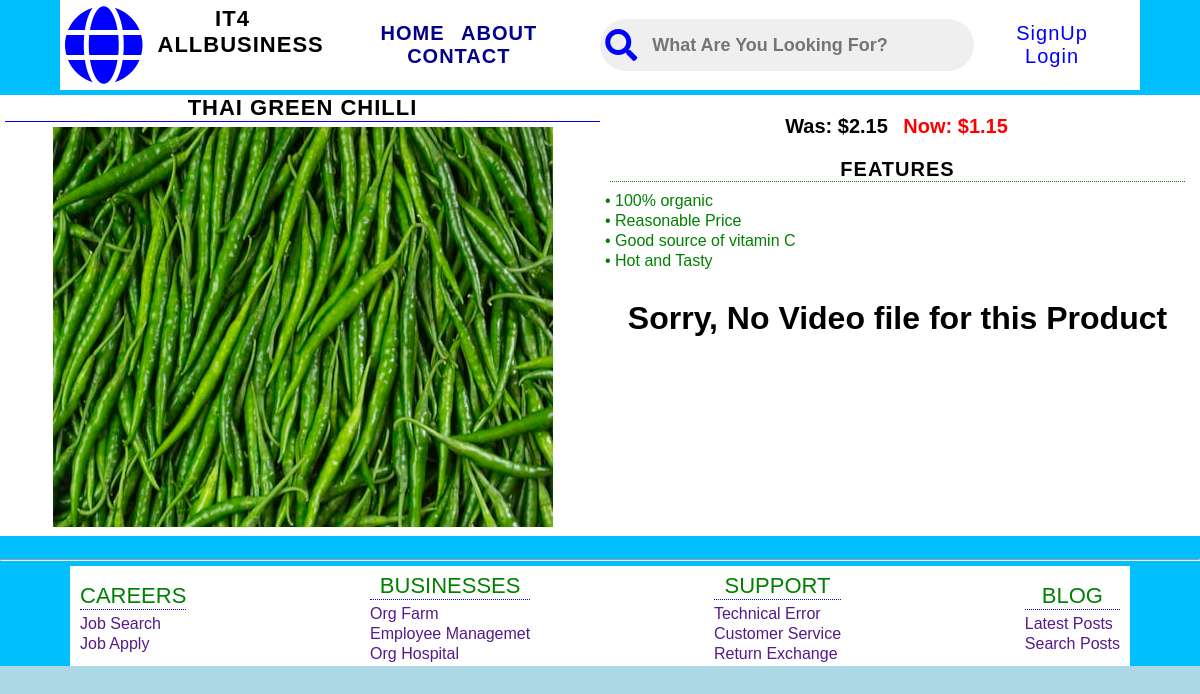
Screenshot of /product-detail/1/ with the database file from the repository.
### business/models.py (models this page shows, shortened)
class Product(models.Model):
	category=models.ForeignKey(Category,on_delete=models.CASCADE,related_name='products', blank=True, null=True)
	company=models.ForeignKey(Mycompany,on_delete=models.CASCADE, related_name='prods', blank=True, null=True)
	name=models.CharField(max_length=200)
	overview=models.TextField()
	pic= models.ImageField(upload_to='productPic', null=True, blank=True)
	description=RichTextField(blank=True, null=True)
	vfile= models.FileField(upload_to='productVideo', null=True, blank=True)
	reg_price=models.FloatField()
	sale_price=models.FloatField(null=True, blank=True)
	stock=models.PositiveIntegerField(default=0,null=True, blank=True)
	mft_date=models.DateField(null=True, blank=True)
	exp_date=models.DateField(null=True, blank=True)

### business/views.py (the view)
# urls.py: path('product-detail/<int:pk>/', views.product_detail, name='product-detail'),
def product_detail(request,pk):
	product=Product.objects.get(id=pk)
	context={
	'product':product
	}
	return render(request,'business/product_detail.html',context)

### business/templates/business/product_detail.html (shortened to what this page needs)
{% extends 'business/general_base.html' %}
{% block content %}
<div class="container">
		<div class="all_detail">
			<div class="title_img">
				<h1 class="title"> {{product.name}}</h1>
				<img src="{{ product.pic.url}}">
			</div>
			<div class="price_description">
				<div class="price">
					{% if product.sale_price %}
						<h1> Was: ${{product.reg_price}} <span> Now: ${{ product.sale_price}}</span></h1>
					{% else%}
						<h1>${{product.reg_price}}</h1>
					{% endif %}
				</div>
				<div class="description">
					<h1 class="subtitle"> Features </h1>
					<div class="desc">
						<p >{{product.description|safe}}</p>
					</div>
				</div>
				<div class="video">
					{% if product.vfile %}
					<video name='demo' controls autoplay width='400px' height='250px'>
						<source src="{{product.vfile.url}}" type="video/mp4"></source>
					</vihttp://127.0.0.1:8000/media/servicePic/127.0.0.1_8000_-_Google_Chrome_2021-06-30_3_51_58_PM.pngdeo>
					{% else %}
					<h1> Sorry, No Video file for this Product </h1>
					{% endif %}
				</div>
			</div>
		</div>
	</div>
{% endblock %}

### business/templates/business/general_base.html (style rules this page uses)
* { margin: 0; padding: 0; font-family: 'Poppins',sans-serif; }
body { background: lightblue; }
span { margin: 2px 2px; font-size: 20px; font-weight: bold; color: green; }

### business/templates/business/product_detail.html (style rules this page uses)
.container { background: #fff; width: 100%; }
.all_detail { display: grid; grid-template-columns: 1fr 1fr; margin: 5px 5px; }
.title { font-size: 22px; font-weight: bold; text-transform: uppercase; letter-spacing: 1px; border-bottom: 1px solid blue; }
.subtitle { font-size: 20px; font-weight: bold; text-transform: uppercase; letter-spacing: 1px; border-bottom: 1px dotted green; margin: 10px 10px; }
.price { margin: 20px 20px; }
.price h1 { font-size: 20px; font-weight: 600; }
.price h1 span { font-size: 20px; font-weight: 600; color: red; margin-left: 10px; }
.title_img img { width: 500px; height: 400px; cursor: pointer; margin: 5px 10px; }
.video { margin: 10px 5px; }
.desc p { text-align: left; margin: 2px 5px; color: green; }

### rows the page displays
Product: name "THAI GREEN CHILLI", pic (picture), reg_price "2.15", sale_price "1.15", description "• 100% organic • Reasonable Price • Good source of vitamin C • Hot and Tasty"
